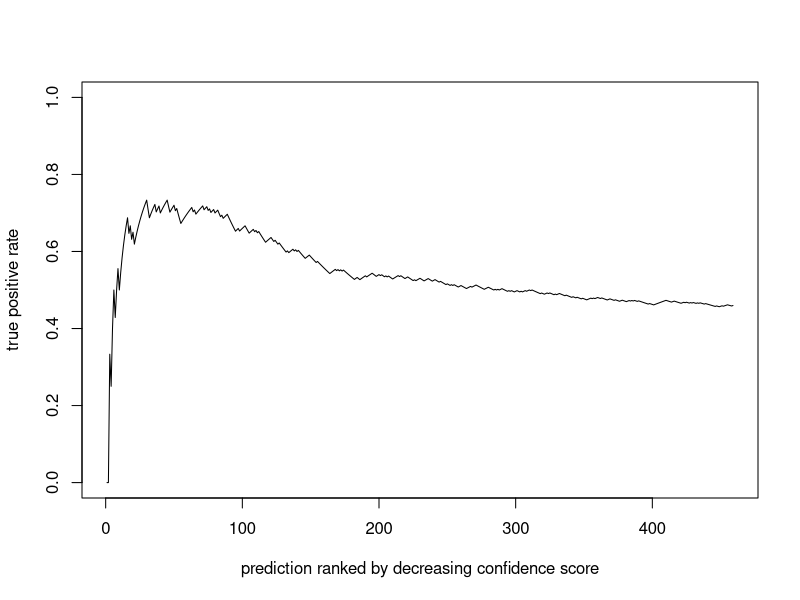

This figure's R source:
## ---- chunk 1
tab = read.csv("more_football.csv")
# make new column 'day', which numbers the match days accross seasons
tab$day = as.integer(factor(with(tab, paste(season, sprintf("%02d", matchday), sep="_"))))
# we focus on predicting the outcome: win, draw, or lose
tab$outcome = with(tab, ifelse(homegoals>guestgoals, "win", ifelse(homegoals==guestgoals, "draw", "lose")))
head(tab)
set.seed(42)
## ---- chunk 2
minday = max(tab$day) - 50
# Naive prediction of win, draw, lose probabilities from simple fractions of all
# games the HOME team played INDEPENDENT of the opponent
predictNaiveProbs <- function (pred_match, data) {
  data$home = factor(data$home)
  probs = sapply(
    1:nrow(pred_match),
    function(i){
      x1 = as.character(pred_match[i,1])
      x2 = as.character(pred_match[i,2])
      ## for a match with a new team, equal probs of outcomes
      ## (feel free to make this more clever)
      if(!(x1 %in% levels(data$home))) {
        return (c(win=1/3, draw=1/3, lose=1/3))
      }
      result_history = data$outcome[data$home==x1]
      c(
        win = mean(result_history == "win"),
        draw = mean(result_history == "draw"),
        lose = mean(result_history == "lose")
      )
    }
  )
  t(probs)
}
# predictions of next day match from minday to last day before the match
outcomeConfidence = function(minday, tab){
  probs = as.data.frame(matrix(NA, nrow=nrow(tab), ncol=3))
  for(d in minday:max(tab$day)){
    tab_past = subset(tab, day<d)
    pred_row = which(tab$day==d)
    pred_match = tab[pred_row, c("home", "guest"), drop=FALSE]
    probs[pred_row, ] = predictNaiveProbs(pred_match, tab_past)
  }
  colnames(probs) = c("win", "draw", "lose")
  data.frame(
  pred_outcome = colnames(probs) [apply(probs, 1, function(x) if(any(is.na(x))) {NA} else {which.max(x)})],
  pred_confidence = apply(probs, 1, max))
}
## ---- chunk 3
# predictions and confidence scores for the games
# The output is a data.frame of same rowlength as the original data
# But with NAs for those games, which were not predicted
oc = outcomeConfidence(minday, tab)
# bind prediction data.frame to the original data
fulltab = cbind(tab, oc)
head(fulltab)
# number of correct predictions: this is the value to perform best on
sum(fulltab$pred_outcome==fulltab$outcome, na.rm=TRUE)
# getting more insights: confusion table (only for those over 50% probability)
table(outcome = fulltab$outcome[fulltab$pred_confidence>0.5], pred = fulltab$pred_outcome[fulltab$pred_confidence>0.5])
table(outcome = fulltab$outcome[!is.na(fulltab$pred_confidence)],
pred = fulltab$pred_outcome[!is.na(fulltab$pred_confidence)])
# getting more insights: true positive rate vs ranked predictions
getTPR = function(oc, tab){
  oc$tp = tab$outcome == oc$pred_outcome
  oco = oc[order(oc$pred_confidence, decreasing=TRUE), ]
  oco$tpr = cumsum(oco$tp)/1:nrow(oco)
  oco
}
oco = getTPR (oc, tab)
plot(na.omit(oco$tpr), ylim=c(0,1), type="l", xlab="prediction ranked by decreasing confidence score", ylab="true positive rate")
## ---- chunk 4
# get random results for comparison
fulltab$random = NA
idx = which(!is.na(fulltab$pred_confidence))
fulltab$random[idx] = sample(c("win", "draw", "lose"), length(idx), replace = TRUE)
sum(fulltab$random==fulltab$outcome, na.rm=TRUE)
table(outcome = fulltab$outcome[!is.na(fulltab$pred_confidence)],
pred = fulltab$random[!is.na(fulltab$pred_confidence)])
## ---- chunk 5
# applying a rejection threshold, e.g. if confidence is below 0.6 we just randomly select an outcome
idx = which(fulltab$pred_confidence < 0.6)
fulltab$adj_outcome = fulltab$pred_outcome
fulltab$adj_outcome[idx] = sample(c("win", "draw", "lose"), length(idx), replace = TRUE)
sum(fulltab$adj_outcome==fulltab$outcome, na.rm=TRUE)
table(outcome = fulltab$outcome[!is.na(fulltab$pred_confidence)],
pred = fulltab$adj_outcome[!is.na(fulltab$pred_confidence)])
